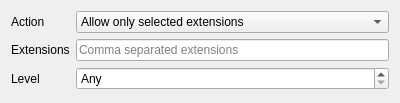
<?xml version="1.0" encoding="UTF-8"?>
<ui version="4.0">
 <class>TypesvalWidget</class>
 <widget class="QWidget" name="TypesvalWidget">
  <property name="geometry">
   <rect>
    <x>0</x>
    <y>0</y>
    <width>400</width>
    <height>103</height>
   </rect>
  </property>
  <property name="windowTitle">
   <string>Ckeck file types</string>
  </property>
  <property name="windowIcon">
   <iconset theme="format-text-italic">
    <normaloff>.</normaloff>.</iconset>
  </property>
  <layout class="QFormLayout" name="formLayout">
   <property name="fieldGrowthPolicy">
    <enum>QFormLayout::AllNonFixedFieldsGrow</enum>
   </property>
   <property name="rowWrapPolicy">
    <enum>QFormLayout::WrapLongRows</enum>
   </property>
   <property name="labelAlignment">
    <set>Qt::AlignLeading|Qt::AlignLeft|Qt::AlignVCenter</set>
   </property>
   <property name="formAlignment">
    <set>Qt::AlignLeading|Qt::AlignLeft|Qt::AlignTop</set>
   </property>
   <item row="0" column="0">
    <widget class="QLabel" name="actionLabel">
     <property name="text">
      <string>Action</string>
     </property>
     <property name="buddy">
      <cstring>actionCombo</cstring>
     </property>
    </widget>
   </item>
   <item row="0" column="1">
    <widget class="QComboBox" name="actionCombo">
     <item>
      <property name="text">
       <string>Allow only selected extensions</string>
      </property>
     </item>
     <item>
      <property name="text">
       <string>Deny selected extensions</string>
      </property>
     </item>
    </widget>
   </item>
   <item row="1" column="0">
    <widget class="QLabel" name="extLabel">
     <property name="text">
      <string>Extensions</string>
     </property>
     <property name="buddy">
      <cstring>extEdit</cstring>
     </property>
    </widget>
   </item>
   <item row="1" column="1">
    <widget class="QLineEdit" name="extEdit">
     <property name="placeholderText">
      <string>Comma separated extensions</string>
     </property>
    </widget>
   </item>
   <item row="2" column="0">
    <widget class="QLabel" name="levelLabel">
     <property name="text">
      <string>Level</string>
     </property>
     <property name="buddy">
      <cstring>levelSpin</cstring>
     </property>
    </widget>
   </item>
   <item row="2" column="1">
    <widget class="QSpinBox" name="levelSpin">
     <property name="specialValueText">
      <string comment="level">Any</string>
     </property>
     <property name="minimum">
      <number>-1</number>
     </property>
     <property name="maximum">
      <number>99</number>
     </property>
     <property name="value">
      <number>-1</number>
     </property>
    </widget>
   </item>
  </layout>
 </widget>
 <tabstops>
  <tabstop>actionCombo</tabstop>
  <tabstop>extEdit</tabstop>
  <tabstop>levelSpin</tabstop>
 </tabstops>
 <resources/>
 <connections/>
</ui>
